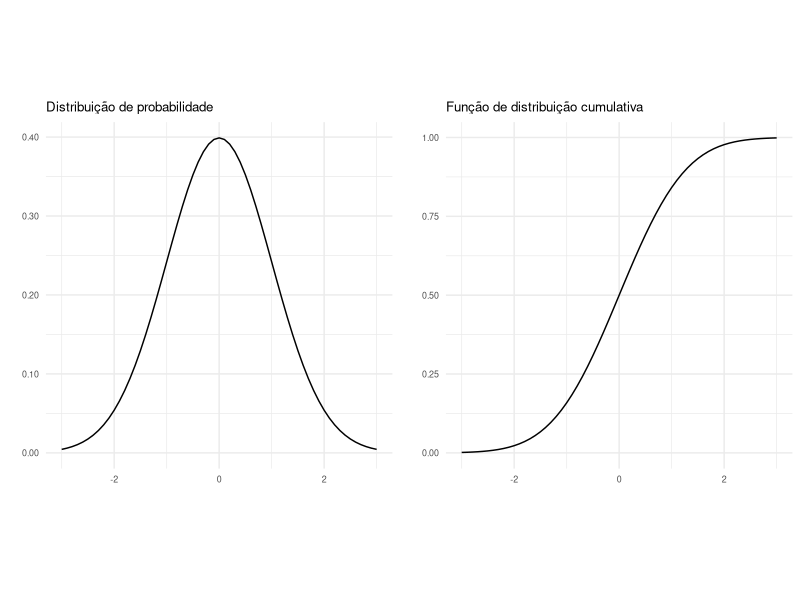

Write R code to recreate this figure.
scaleFUN <- function(x)
  sprintf("%.2f", x)

# normal
d1 <- ggfortify::ggdistribution(dnorm,
                                seq(-3, 3, 0.1),
                                mean = 0,
                                sd = 1,
                                main = "Distribuição de probabilidade") + ggplot2::scale_y_continuous(labels = scaleFUN) +
  ggplot2::theme_minimal() +
  ggplot2::theme(aspect.ratio = 1,
                 text = ggplot2::element_text(size = 8))

p1 <- ggfortify::ggdistribution(pnorm,
                                seq(-3, 3, 0.1),
                                mean = 0,
                                sd = 1,
                                main = "Função de distribuição cumulativa") + ggplot2::scale_y_continuous(labels = scaleFUN) +
  ggplot2::theme_minimal() +
  ggplot2::theme(aspect.ratio = 1,
                 text = ggplot2::element_text(size = 8))

ggpubr::ggarrange(
  d1,
  p1,
  heights = c(1, 1),
  widths = c(1, 1),
  nrow = 1,
  ncol = 2,
  align = "h"
)
